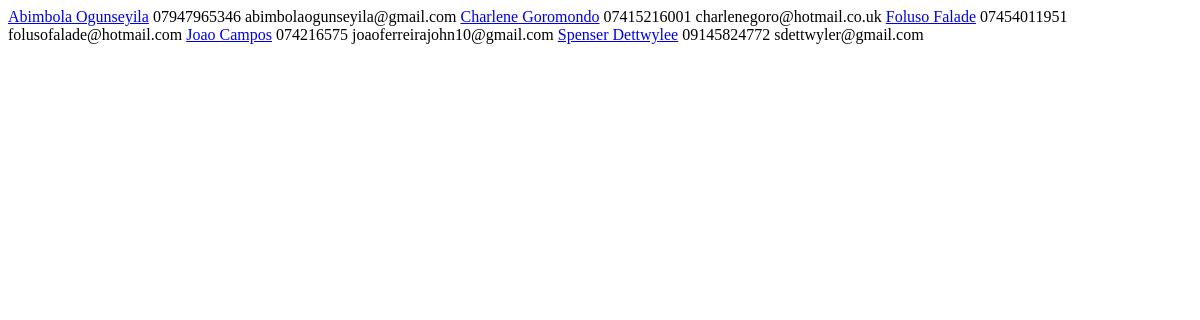
Before: /member/_status/First Timer (signed in) with the older database file.
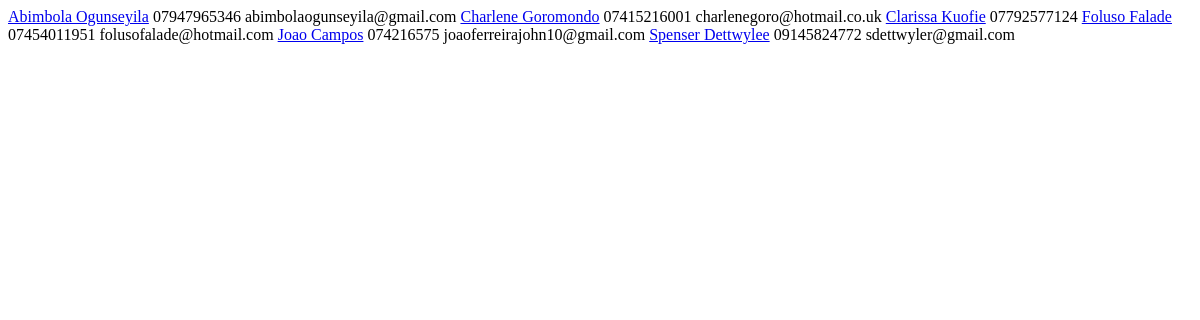
After: the same page with the newer database file.
### member/models.py (models this page shows)
class Member(models.Model):
	name = models.CharField(max_length=50, unique=True)
	gender = models.ForeignKey('Gender', on_delete=models.CASCADE, related_name="sex")
	mobile_no = models.CharField(max_length=50, blank=True, null=True, unique=False, verbose_name="Mobile number")
	email = models.EmailField(max_length=50, blank=True, null=True, verbose_name="Email Address")
	date_of_birth = models.DateField(blank=True, null=True)
	address = models.TextField(max_length=200, blank=True, null=True)
	post_code = models.CharField(max_length=10, blank=True, null=True)
	academic_institution = models.ForeignKey('AcademicInstitution', on_delete=models.CASCADE, related_name="academic_institution", null=True, blank=True)
	course = models.CharField(max_length=100, blank=True)
	first_attended = models.DateField(blank=True, null=True)
	attendance_status = models.ForeignKey('Attendance', on_delete=models.CASCADE, related_name="attendance_status")
	last_visited = models.DateField(null=True, blank=True)
	extra_info = models.TextField(max_length=2000, blank=True)
	last_modified = models.DateTimeField(auto_now=True)
	def __str__(self):
		return self.name
	class Meta:
		ordering = ["name"]

### member/views.py (the view)
@login_required
def _list_members_by_status(request, status):
	pattern = re.compile(r"^([\w\s\d\.-_]+)$")
	if pattern.match(status) and status != "ALL":
		attendance = Attendance.objects.get(status__iexact = status).status
		members = Member.objects.filter(attendance_status__status__iexact = attendance)
	else:
		members = Member.objects.all()
	context = {
		'members': members
	}
	return render (request, '_partial/member_data.html', context)

### member/templates/_partial/member_data.html
{% for member in members %}
<tr>
	<td><a href="{% url 'member:member_info' member %}">{{ member.name }}</a></td>
	<td>{{ member.mobile_no }}</td>
	<td>{{ member.email }}</td>
</tr>
{% endfor %}

Changed rows visible on the page:
added Member: name "Clarissa Kuofie", mobile_no "07792577124"
